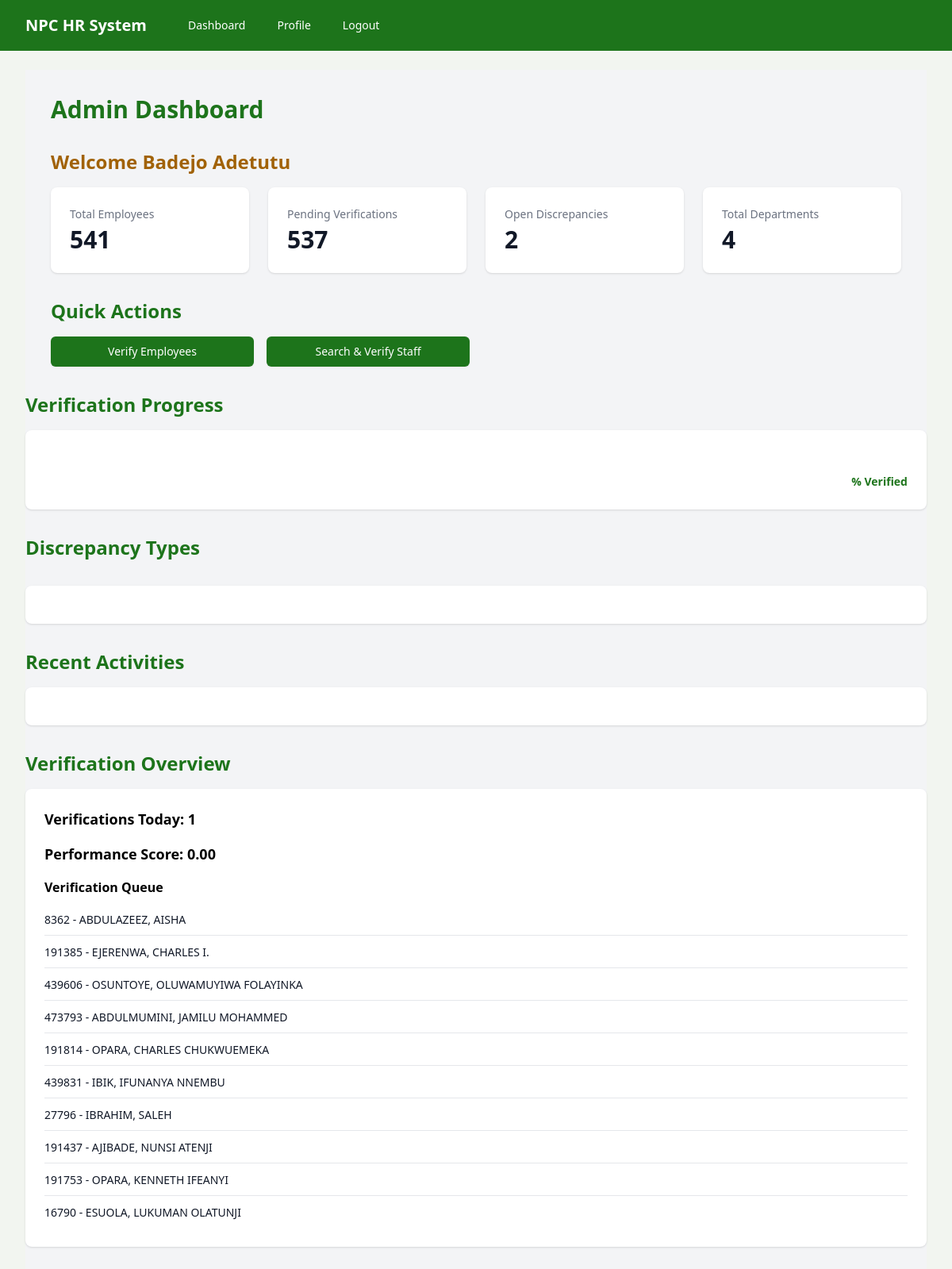
/dashboard/ (signed in), run on the app's committed database.
### hr_app/models.py (models this page shows, shortened)
class StaffAuditEmployee(models.Model):
    ippisNumber = models.CharField(max_length=8, null=True, blank=True)
    fileNumber = models.CharField(max_length=8, null=True, blank=True)
    title = models.CharField(max_length=15)
    surname = models.CharField(max_length=50)
    otherNames = models.CharField(max_length=50)
    dateOfBirth = models.DateField(null=True, blank=True)
    sex = models.CharField(max_length=1, choices=(
        ('M', 'MALE'), ('F', 'FEMALE')))
    stateOfOrigin = models.ForeignKey(
        State, on_delete=models.CASCADE, null=True, blank=True, related_name="state_of_origin")
    lgaOfOrigin = models.ForeignKey(LGA, on_delete=models.CASCADE, null=True, blank=True,
                                    related_name='lga_of_origin')
    MARITAL_CHOICES = [
        ('S', 'SINGLE'),
        ('M', 'MARRIED'),
        ('D', 'DIVORCED'),
        ('W', 'WIDOWED'),
    ]
    maritalStatus = models.CharField(
        max_length=1, choices=MARITAL_CHOICES, null=True, blank=True)
    phoneNumber = models.CharField(max_length=11, null=True, blank=True)
    emailAddress = models.EmailField()
    gradeLevel = models.ForeignKey(
        GradeLevel, on_delete=models.CASCADE, null=True, blank=True)
    step = models.IntegerField(null=True, blank=True, validators=[
                               MinValueValidator(1), MaxValueValidator(17)])
    cadre = models.CharField(
        max_length=1, choices=OfficialAppointment.CADRE_CHOICES, null=True, blank=True)
    dateOfFirstAppointment = models.DateField(null=True, blank=True)
    dateOfPresentAppointment = models.DateField(null=True, blank=True)
    dateOfConfirmation = models.DateField(null=True, blank=True)
    department = models.ForeignKey(
        Department, on_delete=models.CASCADE, null=True, blank=True)
    stateOfPosting = models.ForeignKey(
        State, on_delete=models.CASCADE, null=True, blank=True, related_name='state_of_posting')
    station = models.ForeignKey(LGA, on_delete=models.CASCADE, null=True, blank=True,
                                related_name='station')
    isOnLeave = models.BooleanField(default=False)
    residentialAddress = models.CharField(
        max_length=100, null=True, blank=True)
    bank = models.ForeignKey(
        Bank, on_delete=models.CASCADE, null=True, blank=True)
    accountNumber = models.CharField(max_length=10, null=True, blank=True)
    ACCOUNT_TYPES = [
        ('S', 'Savings'),
        ('C', 'Current'),
    ]
    accountType = models.CharField(
        max_length=1, choices=ACCOUNT_TYPES, null=True, blank=True)
    pfa = models.ForeignKey(
        PFA, on_delete=models.CASCADE, null=True, blank=True)
    pfaNumber = models.CharField(max_length=10, null=True, blank=True)
    branch = models.CharField(max_length=50, null=True, blank=True)
    nok1_name = models.CharField(
        max_length=50, null=True, blank=True, verbose_name="Next of Kin 1 Name")
    nok1_relationship = models.CharField(
        max_length=10, choices=[('SPOUSE', 'Spouse'), ('CHILD', 'Child'), ('PARENT', 'Parent'),
                                ('SIBLING', 'Sibling'), ('OTHER', 'Other')],
        null=True, blank=True, verbose_name="Next of Kin 1 Relationship")
    nok1_address = models.CharField(
        max_length=100, null=True, blank=True, verbose_name="Next of Kin 1 Address")
    nok1_phoneNumber = models.CharField(
        max_length=11, null=True, blank=True, verbose_name="Next of Kin 1 Phone Number")
    nok2_name = models.CharField(
        max_length=50, null=True, blank=True, verbose_name='Next of Kin 2 Name')
    nok2_relationship = models.CharField(
        max_length=10, choices=[('SPOUSE', 'Spouse'), ('CHILD', 'Child'), ('PARENT', 'Parent'),
                                ('SIBLING', 'Sibling'), ('OTHER', 'Other')],
        null=True, blank=True, verbose_name='Next of Kin 2 Relationship')
    nok2_address = models.CharField(
        max_length=100, null=True, blank=True, verbose_name='Next of Kin 2 Address')
    nok2_phoneNumber = models.CharField(
        max_length=11, null=True, blank=True, verbose_name='Next of Kin 2 Phone Number')
    isProcessed = models.BooleanField(default=False)
    staffUpdate = models.BooleanField(default=False)
    staffUpdateDate = models.DateField(null=True, blank=True)

### hr_app/views.py (the view, shortened to what this page needs)
# urls.py: path('dashboard/', views.admin_dashboard, name='admin_dashboard'),
@login_required
def admin_dashboard(request):
    user_role = request.user.userprofile.role
    context = {
        'user_role': user_role,
        'total_employees': StaffAuditEmployee.objects.count(),
        'pending_verifications': StaffAuditEmployee.objects.filter(isProcessed=False).count(),
        'open_discrepancies': Discrepancy.objects.filter(isResolved=False).count(),
        'total_departments': Employee.objects.values('department').distinct().count(),
    }
    if user_role in ['DRUID_VIEWER', 'SUPER_ADMIN']:
        context.update({
            'total_users': UserProfile.objects.count(),
            'user_role_counts': UserProfile.objects.values('role').annotate(count=Count('role')),
        })
    if user_role in ['DRUID_VIEWER', 'SUPER_ADMIN', 'DIRECTOR_GENERAL', 'HR_ADMIN']:
        context.update({
            'verification_progress': get_verification_progress(),
            'discrepancy_types': get_discrepancy_types(),
        })
    if user_role in ['DRUID_VIEWER', 'IT_ADMIN']:
        context.update({
            'system_health': get_system_health(),
        })
    if user_role in ['DRUID_VIEWER', 'HR_DATA_SCREENING']:
        context.update({
            'duplicate_file_numbers': get_duplicate_file_numbers(),
        })
    if user_role in ['DRUID_VIEWER', 'HELPDESK']:
        context.update({
            'open_tickets': Ticket.objects.filter(is_resolved=False).count(),
        })
    if user_role in ['DRUID_VIEWER','DIRECTOR']:
        context.update({
            'department_employees': Employee.objects.filter(department=request.user.userprofile.department).count(),
            'department_verification_progress': get_department_verification_progress(request.user.userprofile.department),
        })
    if user_role in ['DRUID_VIEWER','TEAM_LEAD', 'VERIFICATION_OFFICER']:
        context.update({
            'verifications_today': get_verifications_today(),
            'performance_score': get_performance_score(request.user),
            'verification_queue': get_verification_queue(),
        })
    if user_role in ['DRUID_VIEWER','MONITORING_OFFICER']:
        context.update({
            'total_verified_employees': Employee.objects.filter(isVerified=True).count(),
            'verification_by_department': get_verification_by_department(),
        })
    return render(request, 'hr_app/admin_dashboard.html', context)

### hr_app/views.py (called while the page is built)
def get_verifications_today():
    today = timezone.now().date()
    return Employee.objects.filter(verificationDate__date=today).count()

def get_performance_score(user):
    verifications = Employee.objects.filter(verifiedBy=user).count()
    discrepancies = Discrepancy.objects.filter(resolvedBy=user).count()
    return (verifications * 10 + discrepancies * 5) / 100  # Adjust scoring as needed

def get_verification_queue():
    return StaffAuditEmployee.objects.filter(isProcessed=False)[:10]

### hr_app/templates/hr_app/admin_dashboard.html (shortened to what this page needs)
{% extends "base.html" %}
{% block content %}
<div class="bg-gray-100 min-h-screen py-8">
    <div class="max-w-7xl mx-auto px-4 sm:px-6 lg:px-8">
        <h1 class="text-3xl font-bold text-primary mb-8">Admin Dashboard</h1>
        <h2 class="text-2xl font-bold text-yellow-700 mb-4">Welcome {{ user.last_name }} {{ user.first_name }}</h2>
        <div class="grid grid-cols-1 gap-6 sm:grid-cols-2 lg:grid-cols-4 mb-8">
            {% include "hr_app/components/stat_card.html" with title="Total Employees" value=total_employees %}
            {% include "hr_app/components/stat_card.html" with title="Pending Verifications" value=pending_verifications %}
            {% include "hr_app/components/stat_card.html" with title="Open Discrepancies" value=open_discrepancies %}
            {% include "hr_app/components/stat_card.html" with title="Total Departments" value=total_departments %}
        </div>
        <div class="mb-8">
            <h2 class="text-2xl font-bold text-primary mb-4">Quick Actions</h2>
                {% include "hr_app/components/action_buttons.html" %}
            </div>
        </div>
        <div class="mb-8">
            <h2 class="text-2xl font-bold text-primary mb-4">Verification Progress</h2>
            {% include "hr_app/components/verification_progress.html" with progress=verification_progress %}
        </div>
        <div class="mb-8">
            <h2 class="text-2xl font-bold text-primary mb-4">Discrepancy Types</h2>
            {% include "hr_app/components/discrepancy_types.html" with discrepancy_types=discrepancy_types %}
        </div>
        <div class="mb-8">
            <h2 class="text-2xl font-bold text-primary mb-4">Recent Activities</h2>
            {% include "hr_app/components/recent_activities.html" with activities=recent_activities %}
        </div>
        {% if user_role in 'DRUID_VIEWER,TEAM_LEAD,VERIFICATION_OFFICER' %}
        <div class="mb-8">
            <h2 class="text-2xl font-bold text-primary mb-4">Verification Overview</h2>
            {% include "hr_app/components/verification_overview.html" with verifications_today=verifications_today performance_score=performance_score verification_queue=verification_queue %}
        </div>
        {% endif %}
    </div>
{% endblock %}

### hr_app/templates/hr_app/components/verification_overview.html
<div class="bg-white shadow rounded-lg p-6">
    <p class="text-lg font-semibold mb-4">Verifications Today: {{ verifications_today }}</p>
    <p class="text-lg font-semibold mb-4">Performance Score: {{ performance_score|floatformat:2 }}</p>
    <h3 class="text-md font-semibold mt-4 mb-2">Verification Queue</h3>
    <ul class="divide-y divide-gray-200">
        {% for employee in verification_queue %}
        <li class="py-2">
            <span class="text-sm font-medium text-gray-900">{{ employee.ippisNumber }} - {{ employee.surname }}, {{ employee.otherNames }}</span>
        </li>
        {% endfor %}
    </ul>
</div>

### data on the page
StaffAuditEmployee: ippisNumber "8362", surname "ABDULAZEEZ", otherNames "AISHA"
StaffAuditEmployee: ippisNumber "191385", surname "EJERENWA", otherNames "CHARLES I."
StaffAuditEmployee: ippisNumber "439606", surname "OSUNTOYE", otherNames "OLUWAMUYIWA FOLAYINKA"
StaffAuditEmployee: ippisNumber "473793", surname "ABDULMUMINI", otherNames "JAMILU MOHAMMED"
StaffAuditEmployee: ippisNumber "191814", surname "OPARA", otherNames "CHARLES CHUKWUEMEKA"
StaffAuditEmployee: ippisNumber "439831", surname "IBIK", otherNames "IFUNANYA NNEMBU"
StaffAuditEmployee: ippisNumber "27796", surname "IBRAHIM", otherNames "SALEH"
StaffAuditEmployee: ippisNumber "191437", surname "AJIBADE", otherNames "NUNSI ATENJI"
StaffAuditEmployee: ippisNumber "191753", surname "OPARA", otherNames "KENNETH IFEANYI"
StaffAuditEmployee: ippisNumber "16790", surname "ESUOLA", otherNames "LUKUMAN OLATUNJI"

### other printed values
{{ user.last_name }} "Badejo"
{{ user.first_name }} "Adetutu"
{{ title }} "Total Employees Pending Verifications Open Discrepancies Total Departments"
{{ value }} "541 537 2 4"
{{ verifications_today }} "1"
{{ performance_score|floatformat:2 }} "0.00"
